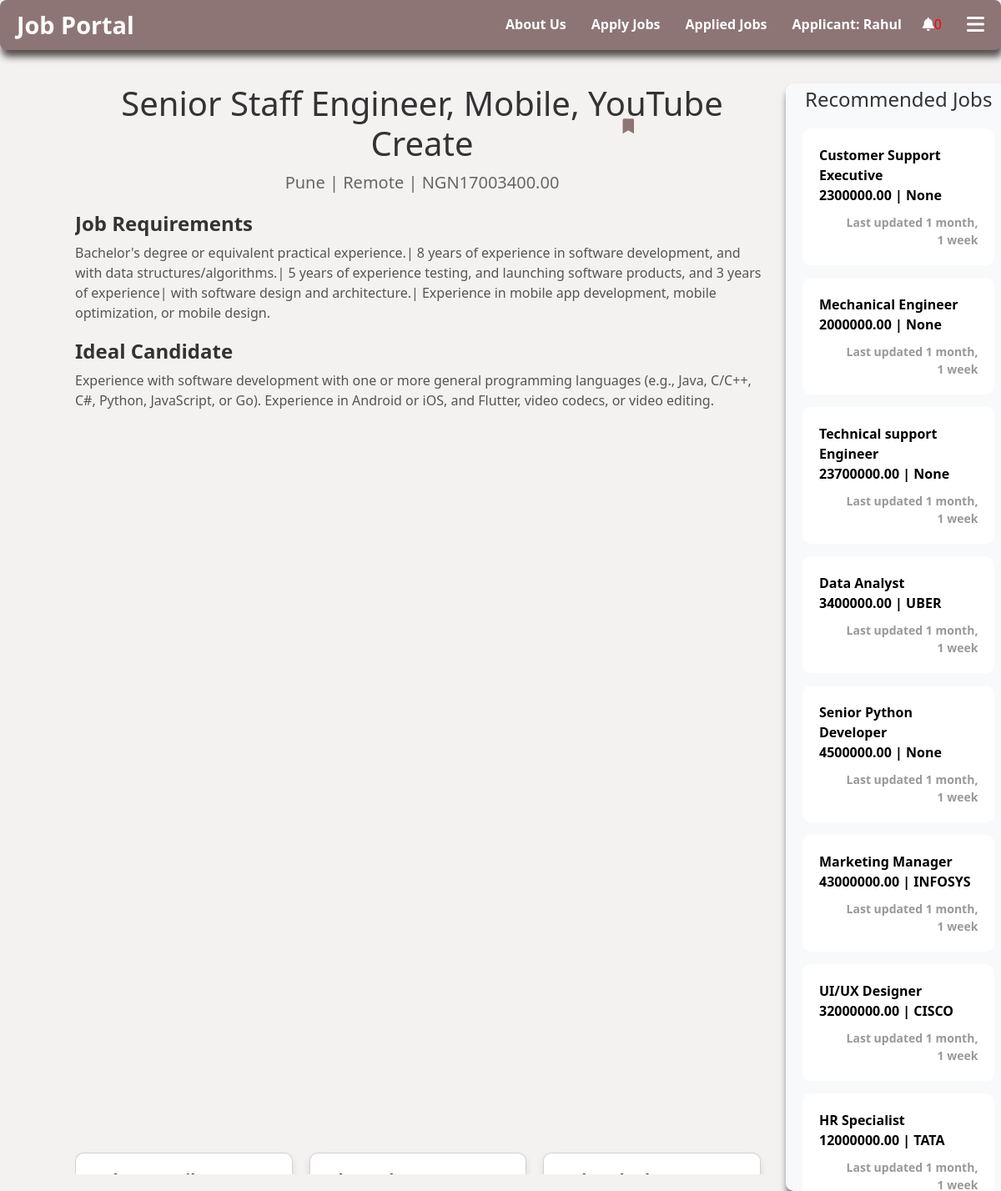
The page /job/19/ (signed in) on the database its author committed.
### Applicant/models.py (models this page shows, shortened)
class Applicant(models.Model):
    name = models.CharField(max_length=100,null=True, blank=True)
    user = models.OneToOneField(User, on_delete=models.CASCADE, null=True, blank=True)
    username = models.CharField(max_length=150, unique=True)
    email = models.EmailField()
    password = models.CharField(max_length=128, null=True, blank=True)

### job_app/models.py (models this page shows, shortened)
class Job(models.Model):
    company_name = models.CharField(max_length=100, null=True, blank=True)
    founded_date = models.DateField(null=True, blank=True)
    company_location = models.CharField(max_length=100, null=True, blank=True)
    title = models.CharField(max_length=100)
    industry = models.CharField(max_length=100)
    job_type = models.CharField(max_length=50, choices=[
        ('Remote', 'Remote'),
        ('Onsite', 'Onsite'),
        ('Hybrid', 'Hybrid')
    ])
    location = models.CharField(max_length=100)
    salary = models.DecimalField(max_digits=10, decimal_places=2)
    requirements = models.TextField()
    ideal_candidate = models.TextField(default='N/A')
    availability = models.BooleanField(default=True)
    vacancy_limit = models.IntegerField(default=0)  # Maximum number of positions
    filled_vacancies = models.IntegerField(default=0)
    created_at = models.DateTimeField(auto_now_add=True)
    user = models.ForeignKey(settings.AUTH_USER_MODEL, on_delete=models.CASCADE, null=True)
    applicants = models.ManyToManyField('Applicant.Applicant', related_name='applied_jobs', blank=True)

### job_app/views.py (the view)
# urls.py: path('job/<int:job_id>/', views.job_detail, name='job_detail'),
def job_detail(request, job_id):
    jobs = Job.objects.all()
    job = get_object_or_404(Job, id=job_id)
    applicant_id = request.session.get('applicant_id')
    applicant_username = None
    recruiter_username = None
    has_resume = False
    has_applied = False
    is_applicant = False
    has_saved = False
    is_available = job.availability and job.vacancy_limit > job.application_set.count()  # Check if job is available
    if applicant_id:
        try:
            applicant = Applicant.objects.get(id=applicant_id)
            has_resume = Resume.objects.filter(applicant=applicant).exists()
            has_applied = Application.objects.filter(applicant_id=applicant_id, job=job).exists()
            has_saved = SavedJob.objects.filter(applicant=applicant, job=job).exists()
            applicant_username = applicant.username
            is_applicant = True
        except Applicant.DoesNotExist:
            applicant_username = None
            has_resume = False
    if request.user.is_authenticated and not applicant_id:
        recruiter_username = request.user.username
    recommended_jobs = Job.objects.exclude(application__applicant_id=applicant_id).exclude(id=job_id)
    return render(request, 'ViewDetails.html', {
        'job': job,
        'jobs': recommended_jobs,
        'applicant_username': applicant_username,
        'recruiter_username': recruiter_username,
        'has_resume': has_resume,
        'has_applied': has_applied,
        'is_applicant': is_applicant,
        'has_saved': has_saved,
        'is_available': is_available,  # Pass availability status to the template
        'request': request
    })

### Applicant/context_processors.py (called while the page is built)
def applicant_context(request):
    applicant = None
    has_resume = False
    applied_jobs_count = 0
    saved_jobs_count = 0  # New variable for saved jobs count
    applicant_id = request.session.get('applicant_id')
    if applicant_id:
        try:
            applicant = Applicant.objects.get(id=applicant_id)
            applied_jobs_count = Application.objects.filter(applicant=applicant).count()
            saved_jobs_count = SavedJob.objects.filter(applicant=applicant).count()  # Count saved jobs
            has_resume = Resume.objects.filter(applicant=applicant).exists()
        except Applicant.DoesNotExist:
            pass
    return {
        'applicant': applicant,
        'has_resume': has_resume,
        'applied_jobs_count': applied_jobs_count,
        'saved_jobs_count': saved_jobs_count,  # Include saved jobs count in context
    }

### job_app/context_processors.py (called while the page is built)
def recruiter_context(request):
    if request.user.is_authenticated:
        jobs = Job.objects.filter(user=request.user).order_by('-created_at')
    else:
        jobs = Job.objects.none()
    return {
        'recruiter_jobs': jobs,
        'is_recruiter': request.user.is_authenticated,
    }

### job_app/templates/ViewDetails.html (shortened to what this page needs)
<!DOCTYPE html>
<html lang="en">
<head>
    <link rel="stylesheet" href="https://cdnjs.cloudflare.com/ajax/libs/font-awesome/6.0.0-beta3/css/all.min.css">
    <link href="https://cdn.jsdelivr.net/npm/bootstrap@5.3.0-alpha1/dist/css/bootstrap.min.css" rel="stylesheet">
</head>
<body>
{% if user.is_authenticated and not applicant_username %}
    {% include "header_main.html" %}
{% elif applicant_username %}
    {% include "header_m.html" %}
{% endif %}
<div class="container">
    {% if is_applicant %}
        {% if has_saved %}
            <span title="Job Bookmarked">
                <i class="fa-solid fa-check" style="font-size: large; color: green; position: absolute">saved</i>
            </span>
        {% else %}
            <form method="POST" action="{% url 'save_job' job.id %}">
                <button type="submit" class="bookmark-icon" title="Bookmark Job">
                    <i class="fa-solid fa-bookmark" style="font-size: large"></i>
                </button>
            </form>
        {% endif %}
    {% endif %}
<div class="container">
    <div class="job-details {% if not is_applicant %}full-width{% endif %}">
        <div class="job-header">
            <h1>{{ job.title }}</h1>
            <p>{{ job.location }} | {{ job.job_type }} | NGN{{ job.salary }}</p>
        </div>
        <div class="job-details">
            <div class="section">
                <h3>Job Requirements</h3>
                <p>{{ job.requirements }}</p>
            </div>
            <div class="section">
                <h3>Ideal Candidate</h3>
                <p>{{ job.ideal_candidate }}</p>
            </div>
        </div>
        <div class="cards-container">
            <div class="card">
                <h5>Other Details</h5>
            </div>
            <div class="card">
                <h5>About the Company</h5>
            </div>
            <div class="card">
                <h5>Related Jobs</h5>
            </div>
        </div>
    </div>
   {% if is_applicant %}
    <div class="recommended-jobs">
        <h4>Recommended Jobs</h4>
        <ul>
            {% for job in jobs %}
                <li>
                    <a href="{% url 'job_detail' job.id %}"><strong>{{ job.title }}</strong><br>
                    {{job.salary }} | {{ job.company_name }}
                     <div class="card-footer">Last updated {{ job.created_at|timesince }}</div>
                        </a>
                </li>
            {% endfor %}
        </ul>
    </div>
    {% endif %}
</div>
</body>
</html>

### Applicant/templates/header_m.html (shortened to what this page needs)
<html lang="en">
<head>
    <link rel="stylesheet" href="https://cdnjs.cloudflare.com/ajax/libs/font-awesome/6.0.0-beta3/css/all.min.css">
</head>
<body>
<header>
    <div class="logo">
        <a href="{% url 'home' %}">Job Portal</a>
    </div>
    <ul>
        <li><a id="aboutus" href="#">About Us</a></li>
        {% if has_resume %}
            <li><a id="apply_jobs" href="{% url 'Alljobs' %}">Apply Jobs</a></li>
            <li><a href="{% url 'view_applied_jobs' %}">Applied Jobs</a></li>
        {% else %}
            <li><a id="create_resume" href="{% url 'upload_resume' %}">Create Resume</a></li>
        {% endif %}
        <li class="user-info" id="user-info">
            {% if applicant %} <a href="{% url 'Applicant_dashboard' %}">Applicant: {{ applicant.name }}</a> {% endif %}
        </li>
        <li class="notification-icon">
            <i class="fas fa-bell" style="color: white"></i>
            <span class="count " style="color: red">0</span>
        </li>
        <i class="fas fa-bars hamburger-icon" onclick="toggleSidebar()"></i>
    </ul>
</header>
</body>
</html>

### job_app/templates/ViewDetails.html (style rules this page uses)
* { margin: 0; padding: 0; box-sizing: border-box; }
body { font-family: Arial, sans-serif; background-color: #f4f1f1; padding-top: 60px; height: 100vh; display: flex; flex-direction: column; overflow: hidden; }
header { position: fixed; top: 0; height: 60px; width: 100%; background-color: #8e7575; display: flex; border-radius: 9px; justify-content: space-between; align-items: center; padding: 0 20px; box-shadow: 0 6px 5px rgba(0, 0, 0, 0.2); z-index: 1000; transition: background-color 0.3s; }
header ul { margin-top: 13px; list-style: none; display: flex; align-items: center; }
li { margin: 15px; display: flex; align-items: center; }
header a { text-decoration: none; color: white; font-weight: bold; transition: color 0.3s; }
.logo a { font-size: 1.8em; font-weight: bold; }
.bookmark-icon { position: absolute; top: 140px; right: 440px; background: none; border: none; color: #8e7575; cursor: pointer; transition: color 0.3s; }
.container { display: flex; gap: 20px; flex-grow: 1; padding: 20px; }
.job-details { flex: 0 0 80%; overflow-y: auto; height: calc(100vh - 120px); }
.recommended-jobs { align-items: center; flex: 0 0 26%; background-color: #f8f9fa; padding: 5px; border-radius: 10px; box-shadow: 2px 8px 8px #554f4f; height: calc(100vh - 100px); overflow-y: auto; }
.recommended-jobs ul { list-style: none; padding: 0; }
.recommended-jobs li { background-color: white; border-radius: 10px; padding: 20px; margin-bottom: 15px; display: flex; flex-direction: column; justify-content: space-between; }
.recommended-jobs h4 { font-size: 1.2rem; color: #333; margin-bottom: 10px; text-align: center; }
.recommended-jobs li .card-footer { font-size: 0.875rem; color: #999; text-align: right; margin-top: 10px; }
.recommended-jobs h4 { font-size: 1.5rem; margin-bottom: 20px; color: #333; }
.recommended-jobs ul li a { color: black; }
.job-header { text-align: center; margin-bottom: 20px; }
.job-header h1 { font-size: 2.5rem; color: #333; }
.job-header p { font-size: 1.25rem; color: #666; }
.section { margin-bottom: 20px; }
.section h3 { font-size: 1.5rem; font-weight: bolder; color: #333; }
.section p { font-size: 1rem; color: #555; }
.cards-container { display: flex; gap: 20px; flex-wrap: wrap; margin-right: 10px; margin-top: -180px; }
.card { position: relative; background-color: white; border-radius: 10px; box-shadow: 0 4px 8px rgba(0, 0, 0, 0.1); flex: 1; min-height: 300px; display: flex; flex-direction: column; justify-content: space-between; padding: 20px; }
.card h5 { font-size: 1.25rem; font-weight: bold; color: #333; }
.card-footer { font-size: 0.875rem; color: #999; text-align: right; }

### Applicant/templates/header_m.html (style rules this page uses)
* { margin: 0; padding: 0; box-sizing: border-box; }
body { font-family: 'Segoe UI', Tahoma, Geneva, Verdana, sans-serif; background: #f4f1f1; color: #333; padding-top: 60px; scroll-behavior: smooth; }
header { position: fixed; top: 0; width: 100%; height: 60px; background: #8e7575; display: flex; justify-content: space-between; align-items: center; padding: 0 20px; box-shadow: 2px 8px 8px #554f4f; z-index: 1000; transition: background-color 0.3s; border-radius: 8px; }
header ul { list-style: none; display: flex; align-items: center; }
li { margin: 0 15px; }
li a { text-decoration: none; color: white; font-weight: bold; transition: color 0.3s; }
.logo a { text-decoration: none; color: white; font-size: 1.8em; font-weight: bold; }
.user-info { color: white; font-weight: bold; margin-right: 10px; cursor: pointer; display: flex; align-items: center; }
.hamburger-icon { color: white; font-size: 1.5em; cursor: pointer; margin-left: 15px; }

### rows shown on the page
Applicant: name "Rahul"
Job: title "Senior Staff Engineer, Mobile, YouTube Create", location "Pune", job_type "Remote", salary "17003400.00", requirements "Bachelor's degree or equivalent practical experience.| 8 years of experience in software development, and with data structures/algorithms.| 5 years of experience testing, and launching software products, and 3 years of experience| with software design and architecture.| Experience in mobile app development, mobile optimization, or mobile design.", ideal_candidate "Experience with software development with one or more general programming languages (e.g., Java, C/C++, C#, Python, JavaScript, or Go). Experience in Android or iOS, and Flutter, video codecs, or video editing."
Job: title "Customer Support Executive", salary "2300000.00", company_name "None", created_at "1 month, 1 week"
Job: title "Mechanical Engineer", salary "2000000.00", company_name "None", created_at "1 month, 1 week"
Job: title "Technical support Engineer", salary "23700000.00", company_name "None", created_at "1 month, 1 week"
Job: title "Data Analyst", salary "3400000.00", company_name "UBER", created_at "1 month, 1 week"
Job: title "Senior Python Developer", salary "4500000.00", company_name "None", created_at "1 month, 1 week"
Job: title "Marketing Manager", salary "43000000.00", company_name "INFOSYS", created_at "1 month, 1 week"
Job: title "UI/UX Designer", salary "32000000.00", company_name "CISCO", created_at "1 month, 1 week"
Job: title "HR Specialist", salary "12000000.00", company_name "TATA", created_at "1 month, 1 week"
